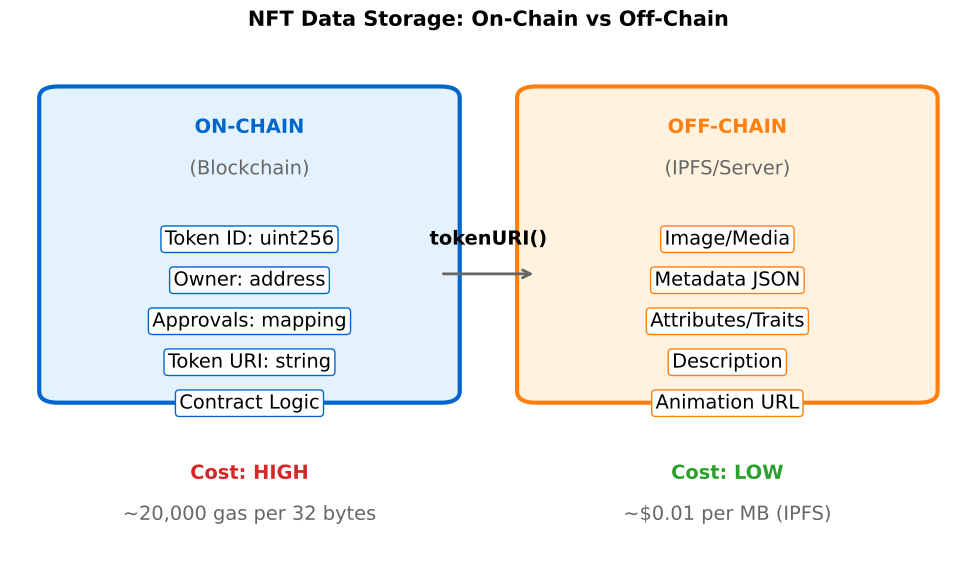

Recreate this plot in Python.
"""
NFT On-Chain vs Off-Chain Data
Shows what data is stored where
"""

import matplotlib.pyplot as plt
import matplotlib.patches as mpatches
from matplotlib.patches import FancyBboxPatch, FancyArrowPatch
from pathlib import Path

CHART_METADATA = {
    'title': 'NFT On-Chain vs Off-Chain',
    'url': 'https://github.com/Digital-AI-Finance/Blockchain_Crypto/tree/main/Module_C_NFTs_Digital_Assets/L21_NFT_Technology/charts/01_onchain_vs_offchain'
}

plt.rcParams.update({
    'font.size': 14,
    'axes.labelsize': 14,
    'axes.titlesize': 16,
    'xtick.labelsize': 12,
    'ytick.labelsize': 12,
    'legend.fontsize': 12,
    'figure.figsize': (10, 6),
    'figure.dpi': 150
})

MLPURPLE = '#3333B2'
MLBLUE = '#0066CC'
MLORANGE = '#FF7F0E'
MLGREEN = '#2CA02C'
MLRED = '#D62728'

fig, ax = plt.subplots(figsize=(10, 6))

# On-chain box (blockchain)
onchain_box = FancyBboxPatch((0.05, 0.35), 0.40, 0.50,
                               boxstyle="round,pad=0.02", facecolor='#E3F2FD',
                               edgecolor=MLBLUE, linewidth=3)
ax.add_patch(onchain_box)
ax.text(0.25, 0.80, 'ON-CHAIN', ha='center', va='center',
        fontsize=14, fontweight='bold', color=MLBLUE)
ax.text(0.25, 0.72, '(Blockchain)', ha='center', fontsize=14, color='#666')

# On-chain data items
onchain_items = [
    'Token ID: uint256',
    'Owner: address',
    'Approvals: mapping',
    'Token URI: string',
    'Contract Logic'
]
for i, item in enumerate(onchain_items):
    ax.text(0.25, 0.60 - i * 0.07, item, ha='center', fontsize=14,
            bbox=dict(boxstyle='round,pad=0.2', facecolor='white', edgecolor=MLBLUE))

# Off-chain box (external storage)
offchain_box = FancyBboxPatch((0.55, 0.35), 0.40, 0.50,
                                boxstyle="round,pad=0.02", facecolor='#FFF3E0',
                                edgecolor=MLORANGE, linewidth=3)
ax.add_patch(offchain_box)
ax.text(0.75, 0.80, 'OFF-CHAIN', ha='center', va='center',
        fontsize=14, fontweight='bold', color=MLORANGE)
ax.text(0.75, 0.72, '(IPFS/Server)', ha='center', fontsize=14, color='#666')

# Off-chain data items
offchain_items = [
    'Image/Media',
    'Metadata JSON',
    'Attributes/Traits',
    'Description',
    'Animation URL'
]
for i, item in enumerate(offchain_items):
    ax.text(0.75, 0.60 - i * 0.07, item, ha='center', fontsize=14,
            bbox=dict(boxstyle='round,pad=0.2', facecolor='white', edgecolor=MLORANGE))

# Arrow connecting them
ax.annotate('', xy=(0.55, 0.55), xytext=(0.45, 0.55),
           arrowprops=dict(arrowstyle='->', color='#666', lw=2))
ax.text(0.50, 0.60, 'tokenURI()', ha='center', fontsize=14, fontweight='bold')

# Cost comparison at bottom
ax.text(0.25, 0.20, 'Cost: HIGH', ha='center', fontsize=14,
        fontweight='bold', color=MLRED)
ax.text(0.25, 0.13, '~20,000 gas per 32 bytes', ha='center', fontsize=14, color='#666')

ax.text(0.75, 0.20, 'Cost: LOW', ha='center', fontsize=14,
        fontweight='bold', color=MLGREEN)
ax.text(0.75, 0.13, '~$0.01 per MB (IPFS)', ha='center', fontsize=14, color='#666')

ax.set_xlim(0, 1)
ax.set_ylim(0.05, 0.95)
ax.axis('off')

ax.set_title('NFT Data Storage: On-Chain vs Off-Chain', fontweight='bold', fontsize=15, pad=10)
plt.tight_layout()

output_path = Path(__file__).parent / 'chart.pdf'
plt.savefig(output_path, bbox_inches='tight', dpi=300)
print(f"Chart saved to: {output_path.absolute()}")
plt.close()
